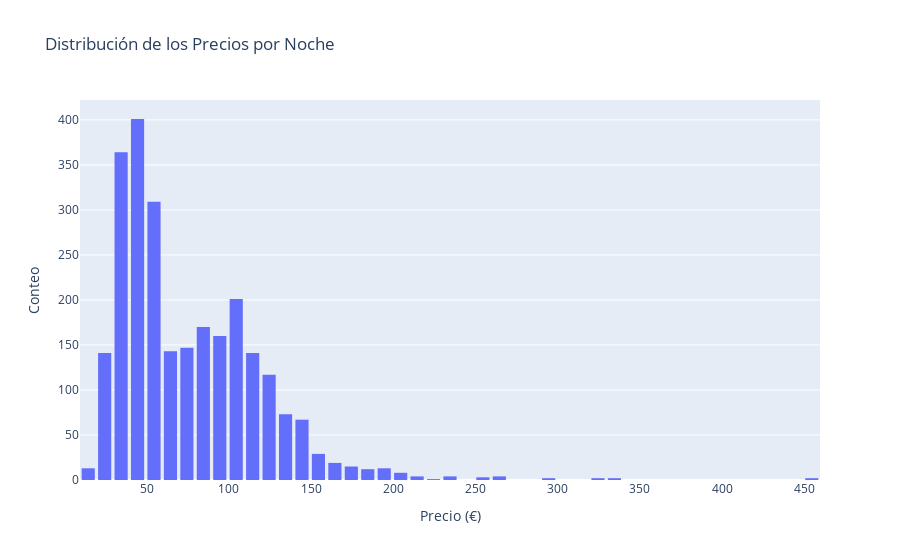
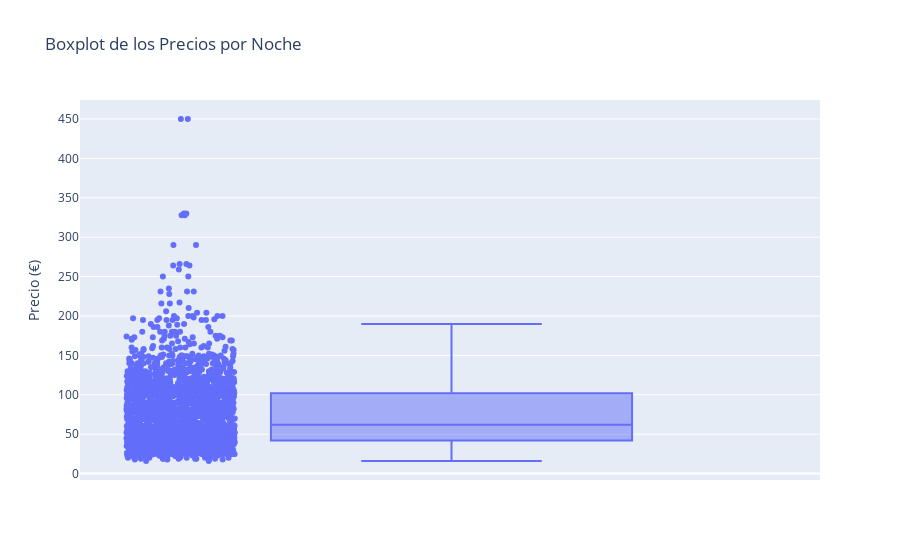

The notebook cell these images were saved under, in order:
### Markdown cell above
#### **Análisis de outliers en relación con el Precio por noche**
- El **boxplot** muestra la distribución de los precios por noche, destacando los valores atípicos (outliers) que se encuentran fuera de los límites superiores e inferiores del IQR.Estos outliers representan precios inusualmente altos o bajos en comparación con la mayoría de los alojamientos.

- El **countplot** visualiza la frecuencia de los precios, donde podemos observar la cantidad de alojamientos en diferentes rangos de precios. Esto nos ayuda a identificar en qué rangos se concentran la mayoría de los alojamientos y cómo se distribuyen los precios en general.

### Code cell
df_no_zero_prices = df[df['Prices_per_night'] != 0]

hist_fig = px.histogram(df_no_zero_prices, x='Prices_per_night', nbins=80, title="Distribución de los Precios por Noche")
hist_fig.update_layout(xaxis_title="Precio (€)", yaxis_title="Conteo", bargap=0.2)

box_fig = px.box(df_no_zero_prices, y='Prices_per_night', points='all', title="Boxplot de los Precios por Noche")
box_fig.update_layout(yaxis_title="Precio (€)")

# Mostrar gráficos
hist_fig.show()
box_fig.show()

### Figure 1 — Plotly figure (JSON) as saved in the notebook; plotly's stock layout.template omitted (floating-point values rounded to 4 significant figures; data arrays with more than 128 entries replaced by an {"elided": "..."} marker saying what was removed)
{"data": [{"alignmentgroup": "True", "bingroup": "x", "hovertemplate": "Prices_per_night=%{x}<br>count=%{y}<extra></extra>", "legendgroup": "", "marker": {"color": "#636efa", "pattern": {"shape": ""}}, "name": "", "nbinsx": 80, "offsetgroup": "", "orientation": "v", "showlegend": false, "type": "histogram", "x": {"elided": "2567 int values"}, "xaxis": "x", "yaxis": "y"}], "layout": {"bargap": 0.2, "barmode": "relative", "legend": {"tracegroupgap": 0}, "title": {"text": "Distribución de los Precios por Noche"}, "xaxis": {"anchor": "y", "domain": [0, 1], "title": {"text": "Precio (€)"}}, "yaxis": {"anchor": "x", "domain": [0, 1], "title": {"text": "Conteo"}}}}

### Figure 2 — Plotly figure (JSON) as saved in the notebook; plotly's stock layout.template omitted (floating-point values rounded to 4 significant figures; data arrays with more than 128 entries replaced by an {"elided": "..."} marker saying what was removed)
{"data": [{"alignmentgroup": "True", "boxpoints": "all", "hovertemplate": "Prices_per_night=%{y}<extra></extra>", "legendgroup": "", "marker": {"color": "#636efa"}, "name": "", "notched": false, "offsetgroup": "", "orientation": "v", "showlegend": false, "type": "box", "x0": " ", "xaxis": "x", "y": {"elided": "2567 int values"}, "y0": " ", "yaxis": "y"}], "layout": {"boxmode": "group", "legend": {"tracegroupgap": 0}, "title": {"text": "Boxplot de los Precios por Noche"}, "xaxis": {"anchor": "y", "domain": [0, 1]}, "yaxis": {"anchor": "x", "domain": [0, 1], "title": {"text": "Precio (€)"}}}}
